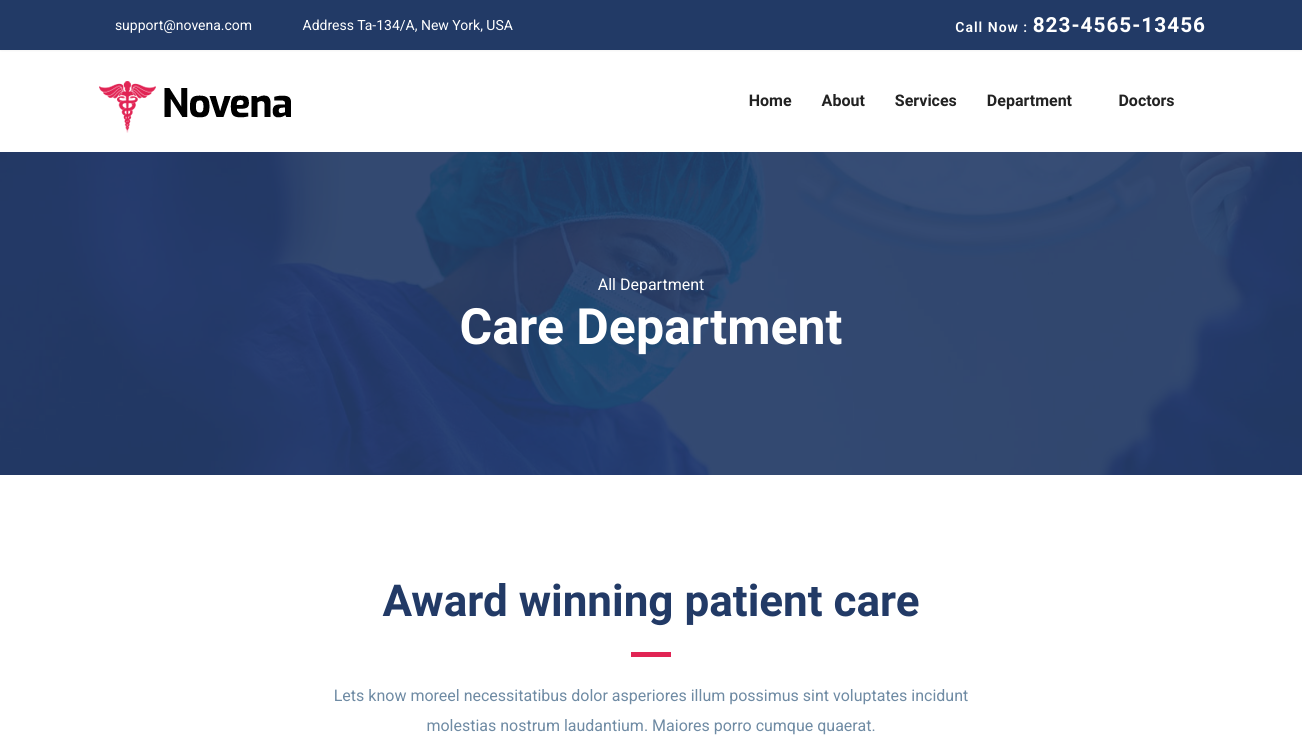
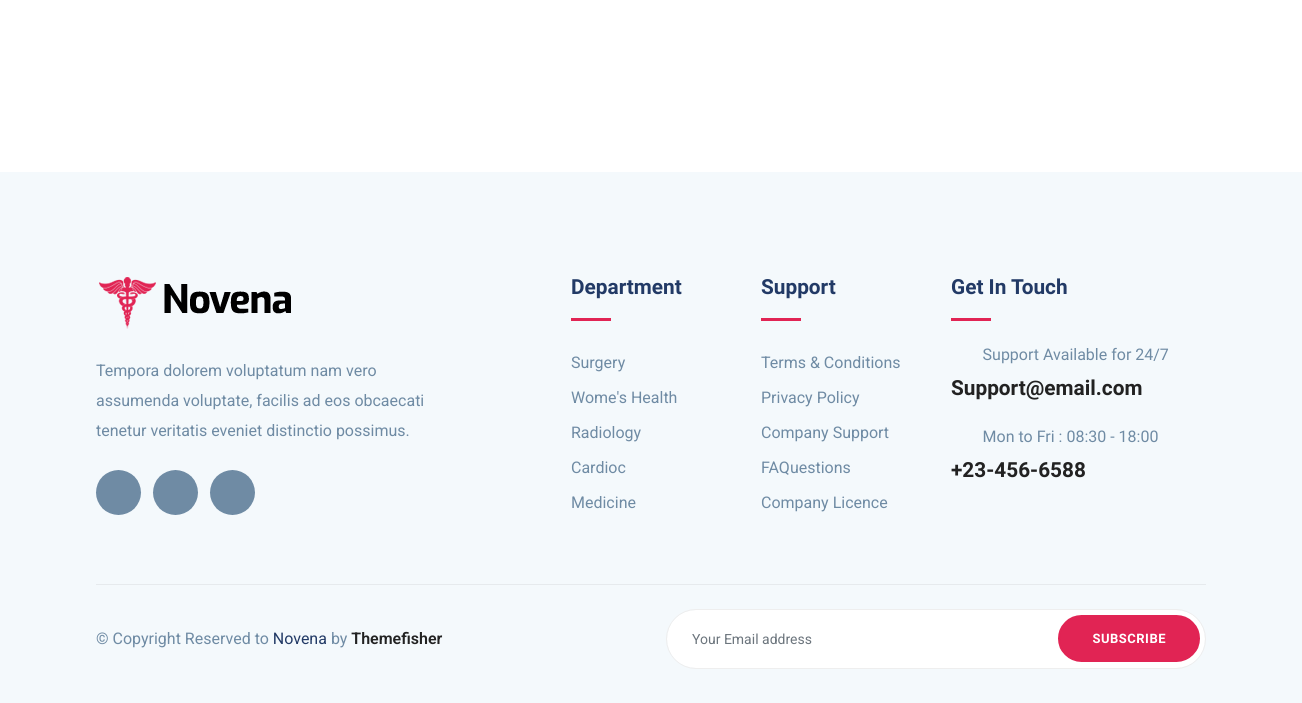
The app's page /departments/, older data (2 pictures, top to bottom).
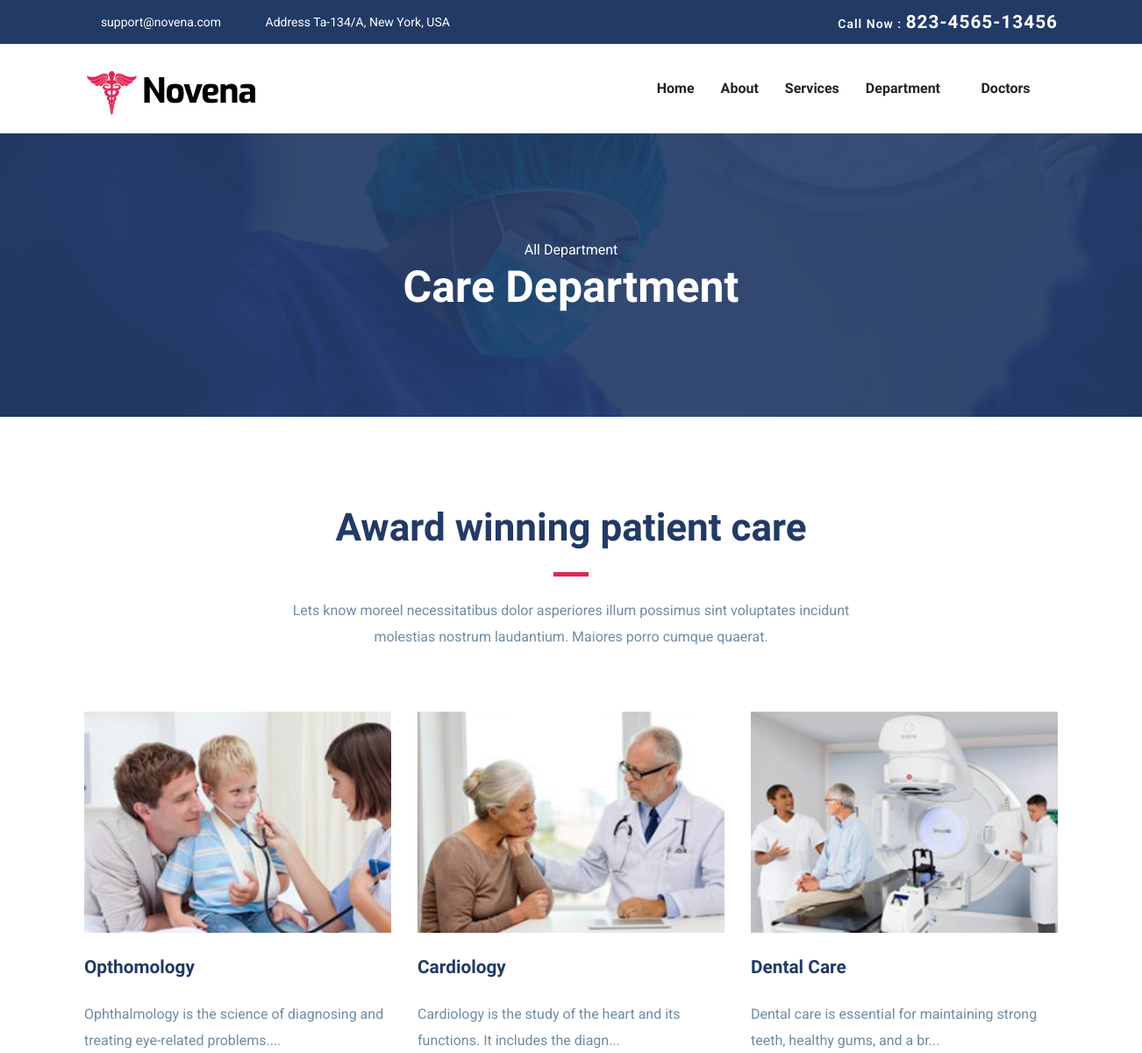
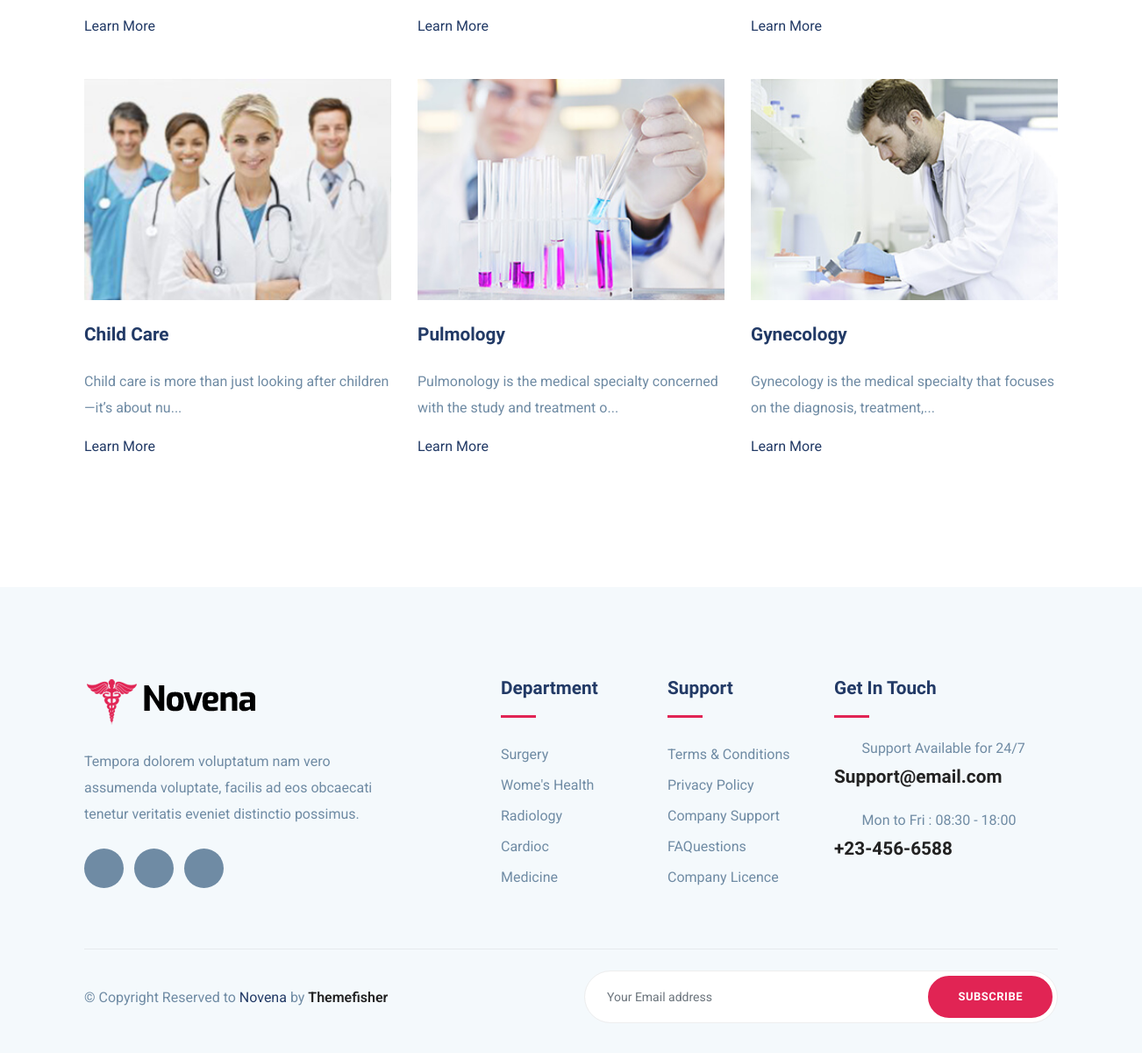
The same page, newer data (2 pictures, top to bottom).
### hospital/models.py (models this page shows, shortened)
class Department(models.Model):
    image = models.ImageField(upload_to='department', null=True)
    name = models.CharField(max_length=200)
    description = HTMLField()
    d_slug = AutoSlugField(populate_from='name')

### hospital/views.py (the view)
# urls.py: path('departments/', department_page, name='departments'),
def department_page(request):
  department = Department.objects.all()
  context ={
    'department': department
  }
  return render(request, 'department.html',context)

### hospital/templates/department.html (shortened to what this page needs)
{% extends "base.html" %}
{% load static %}
{% block content %}
<section class="page-title bg-1">
  <div class="container">
    <div class="row">
      <div class="col-md-12">
        <div class="block text-center">
          <span class="text-white">All Department</span>
          <h1 class="text-capitalize mb-5 text-lg">Care Department</h1>
        </div>
      </div>
    </div>
  </div>
</section>
<section class="section service-2">
	<div class="container">
		<div class="row justify-content-center">
			<div class="col-lg-7 text-center">
				<div class="section-title">
					<h2>Award winning patient care</h2>
					<div class="divider mx-auto my-4"></div>
					<p>Lets know moreel necessitatibus dolor asperiores illum possimus sint voluptates incidunt molestias nostrum laudantium. Maiores porro cumque quaerat.</p>
				</div>
			</div>
		</div>
		<div class="row">
		{% for item in department %}
			<div class="col-lg-4 col-md-6 ">
				<div class="department-block mb-5">
					<img src="{{item.image.url}}" alt="" class="img-fluid w-100">
					<div class="content">
						<h4 class="mt-4 mb-2 title-color">{{item.name}}</h4>
						<p class="mb-4"> {{item.description | slice:80| safe}}... </p>
						<a href="{% url 'department' item.d_slug %}" class="read-more">Learn More  <i class="icofont-simple-right ml-2"></i></a>
					</div>
				</div>
			</div>
		{% endfor %}
		</div>
	</div>
</section>
{% endblock content %}

Row changes from the older to the newer data that the page shows:
added Department: image (picture), name "Opthomology", description "Ophthalmology is the science of diagnosing and treating eye-related problems."
added Department: image (picture), name "Cardiology", description "Cardiology is the study of the heart and its functions. It includes the diagn"
added Department: image (picture), name "Dental Care", description "Dental care is essential for maintaining strong teeth, healthy gums, and a br"
added Department: image (picture), name "Child Care", description "Child care is more than just looking after children—it’s about nu"
added Department: image (picture), name "Pulmology", description "Pulmonology is the medical specialty concerned with the study and treatment o"
added Department: image (picture), name "Gynecology", description "Gynecology is the medical specialty that focuses on the diagnosis, treatment,"
